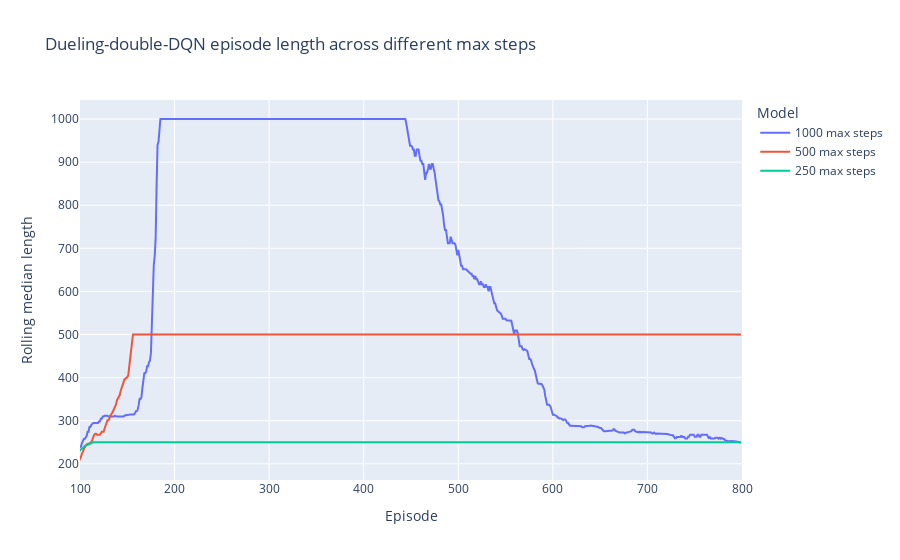

This figure's notebook cell:
### Code cell
fig = go.Figure()

fig.add_trace(go.Scatter(
    x=time_df.episode,
    y=time_df['1000_step_length'].rolling(100).median(),
    name="1000 max steps"
))

fig.add_trace(go.Scatter(
    x=time_df.episode,
    y=time_df['500_step_length'].rolling(100).median(),
    name="500 max steps"
))

fig.add_trace(go.Scatter(
    x=time_df.episode,
    y=time_df['250_step_length'].rolling(100).median(),
    name="250 max steps"
))


fig.update_layout(
    title="Dueling-double-DQN episode length across different max steps",
    xaxis_title="Episode",
    xaxis_range = [100,800],
    yaxis_title="Rolling median length",
    legend_title="Model")

#save image
fig.show()

### Figure 1 — Plotly figure (JSON) as saved in the notebook; plotly's stock layout.template omitted (floating-point values rounded to 4 significant figures; data arrays with more than 128 entries replaced by an {"elided": "..."} marker saying what was removed)
{"data": [{"name": "1000 max steps", "type": "scatter", "x": {"elided": "800 int values"}, "y": {"elided": "800 float values"}}, {"name": "500 max steps", "type": "scatter", "x": {"elided": "800 int values"}, "y": {"elided": "800 float values"}}, {"name": "250 max steps", "type": "scatter", "x": {"elided": "800 int values"}, "y": {"elided": "800 float values"}}], "layout": {"legend": {"title": {"text": "Model"}}, "title": {"text": "Dueling-double-DQN episode length across different max steps"}, "xaxis": {"range": [100, 800], "title": {"text": "Episode"}}, "yaxis": {"title": {"text": "Rolling median length"}}}}
